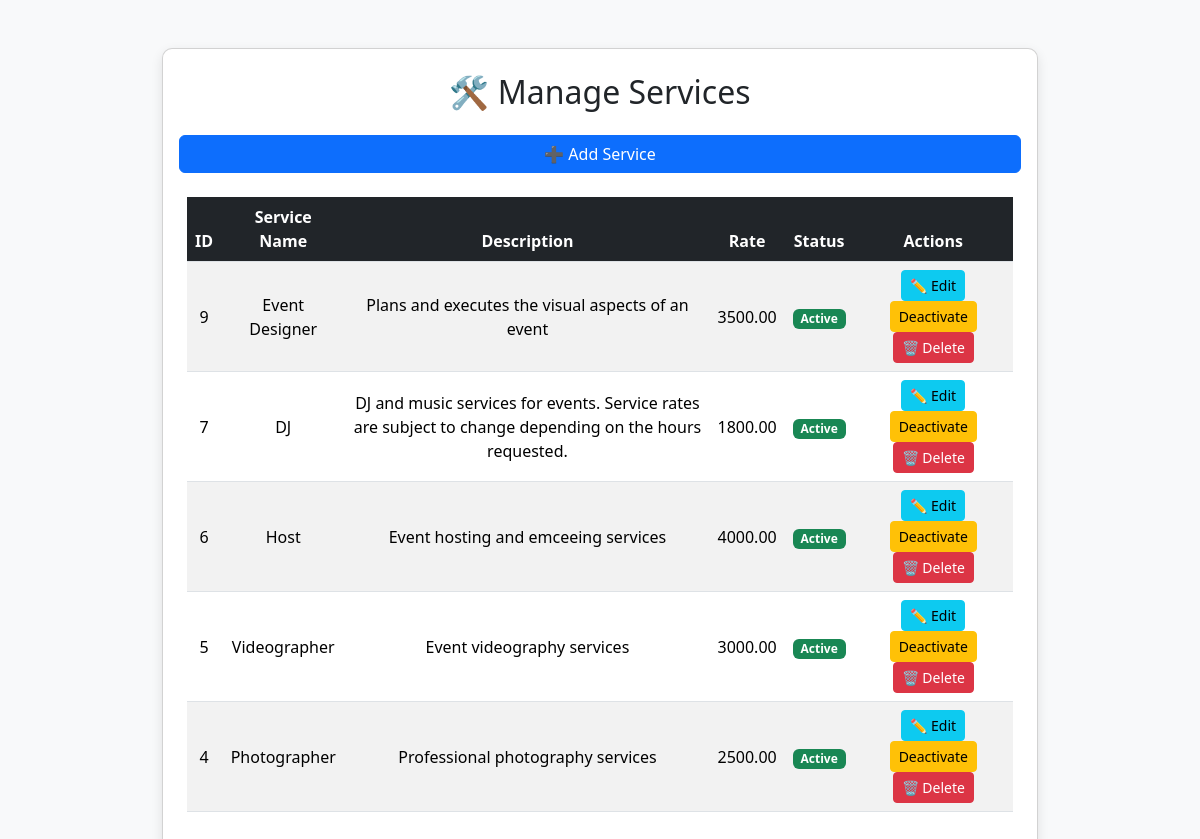
/php/services.php, run on the app's committed database.
### tables this page shows
CREATE TABLE `services` (
  `service_id` int(11) NOT NULL,
  `service_name` varchar(100) NOT NULL,
  `description` text DEFAULT NULL,
  `rate` decimal(10,2) NOT NULL DEFAULT 0.00,
  `status` enum('active','inactive') NOT NULL DEFAULT 'active'
);

### php/services.php (the view, shortened to what this page needs)
<?php
try {
    $conn = new PDO("mysql:host=localhost;dbname=event_management", "root", "");
    $conn->setAttribute(PDO::ATTR_ERRMODE, PDO::ERRMODE_EXCEPTION);
} catch (PDOException $e) {
    die("Database Connection Failed: " . $e->getMessage());
}
$stmt = $conn->query("SELECT * FROM services ORDER BY service_id DESC");
$services = $stmt->fetchAll(PDO::FETCH_ASSOC);
?>
<!DOCTYPE html>
<html lang="en">
<head>
<link rel="stylesheet" href="../bootstrap/bootstrap.css">
</head>
<body>
<div class="container mt-5">
    <div class="card p-4">
        <h2 class="text-center mb-4">🛠 Manage Services</h2>
        <form action="add_service.php" method="POST" class="row g-3 mb-4">
            <button type="submit" name="add_service" class="btn btn-primary">➕ Add Service</button>
        </form>
        <table class="table table-striped align-middle text-center">
            <thead>
                <tr>
                    <th>ID</th>
                    <th>Service Name</th>
                    <th>Description</th>
                    <th>Rate</th>
                    <th>Status</th>
                    <th>Actions</th>
                </tr>
            </thead>
            <tbody>
                <?php if ($services): ?>
                    <?php foreach ($services as $s): ?>
                        <tr>
                            <td><?= $s['service_id'] ?></td>
                            <td><?= htmlspecialchars($s['service_name']) ?></td>
                            <td><?= htmlspecialchars($s['description']) ?></td>
                            <td><?= htmlspecialchars($s['rate']) ?></td>
                            <td>
                                <span class="badge <?= $s['status'] === 'active' ? 'bg-success' : 'bg-secondary' ?>">
                                    <?= ucfirst($s['status']) ?>
                                </span>
                            </td>
                            <td>
                                <a href="edit_service.php?id=<?= $s['service_id'] ?>" class="btn btn-sm btn-info">✏️ Edit</a>
                                <a href="deact_service.php?id=<?= $s['service_id'] ?>" class="btn btn-sm btn-warning">
                                    <?= $s['status'] === 'active' ? 'Deactivate' : 'Activate' ?>
                                </a>
                                <a href="delete_service.php?id=<?= $s['service_id'] ?>" class="btn btn-sm btn-danger" onclick="return confirm('Delete this service?')">🗑️ Delete</a>
                            </td>
                        </tr>
                    <?php endforeach; ?>
                <?php else: ?>
                    <tr><td colspan="5" class="text-muted">No services available.</td></tr>
                <?php endif; ?>
            </tbody>
        </table>
    </div>
</div>
</body>
</html>

### php/services.php (style rules this page uses)
body { background-color: #f8f9fa; }
.container { max-width: 900px; }
.card { border-radius: 10px; box-shadow: 0 4px 12px rgba(0,0,0,0.1); }
.table th { background: #212529; color: #fff; }

### data on the page
services: service_id "9", service_name "Event Designer", description "Plans and executes the visual aspects of an event", rate "3500.00", status "Active", shows "Deactivate"
services: service_id "7", service_name "DJ", description "DJ and music services for events. Service rates are subject to change depending on the hours requested.", rate "1800.00", status "Active", shows "Deactivate"
services: service_id "6", service_name "Host", description "Event hosting and emceeing services", rate "4000.00", status "Active", shows "Deactivate"
services: service_id "5", service_name "Videographer", description "Event videography services", rate "3000.00", status "Active", shows "Deactivate"
services: service_id "4", service_name "Photographer", description "Professional photography services", rate "2500.00", status "Active", shows "Deactivate"
